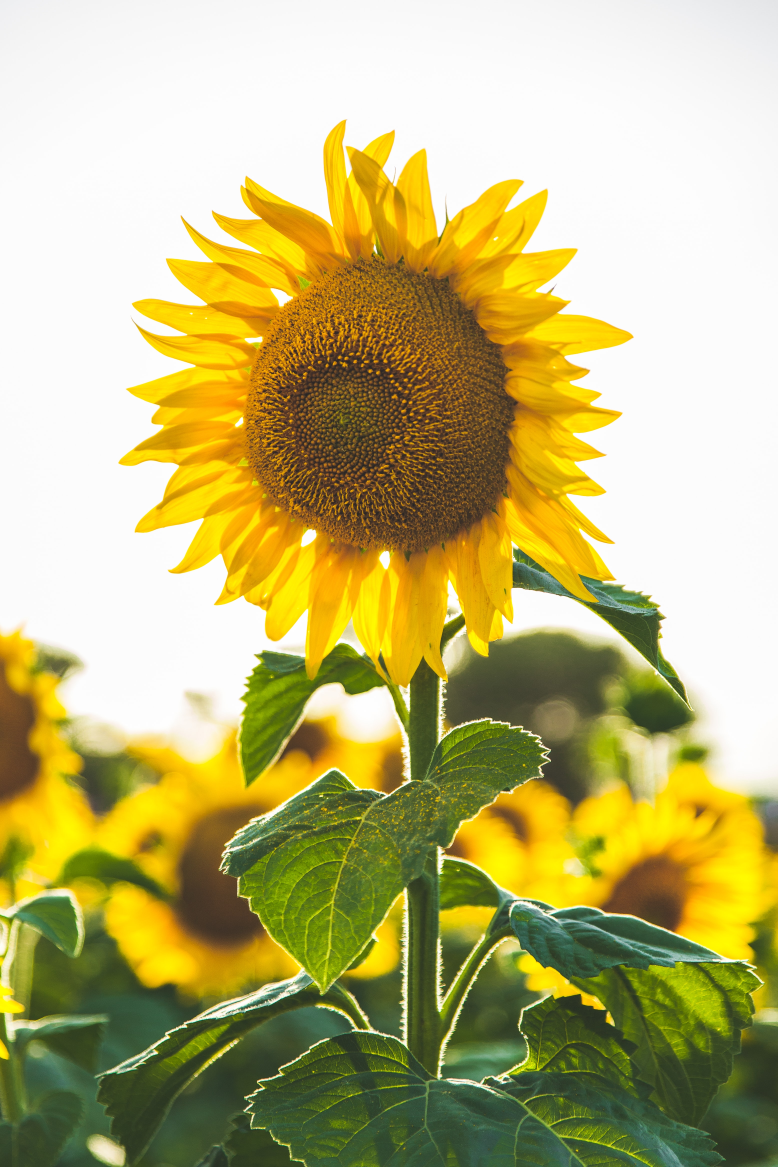
#> input picture Flowers/flower2.jpg, 3112 x 4668 px (shown at 1/4 size)
$ python main.py Flowers out
#> lines starting #> are read from the running program, lines starting #| are printed output that depends on the picture
#In this project we want to do image processing
from PIL import Image,ImageFilter
img = Image.open('./Flowers/flower2.jpg')
#> img is the input picture: PIL image 3112x4668 RGB; mean R, G, B 187.9, 179.2, 116.8
print(img)	#image object
#| <PIL.JpegImagePlugin.JpegImageFile image mode=RGB size=3112x4668 at 0x7F66AE089010>
print(img.format)	#image format
#| JPEG
print(img.size)	#image size
#| (3112, 4668)
print(img.mode)	#image mode
#| RGB
print(dir(img))	#image dir
#> (printed output is left out)

#Adding "BLUR" Filter to Image
filtered_img = img.filter(ImageFilter.BLUR)
filtered_img.save("blur.png",'png')

#Adding "SMOOTH" Filter to Image: WE NEED PNG FORMAT
#Adding "SHARPEN" Filter to Image: WE NEED PNG FORMAT

#Convert jpeg format to png format
filtered2_img = img.convert('L')
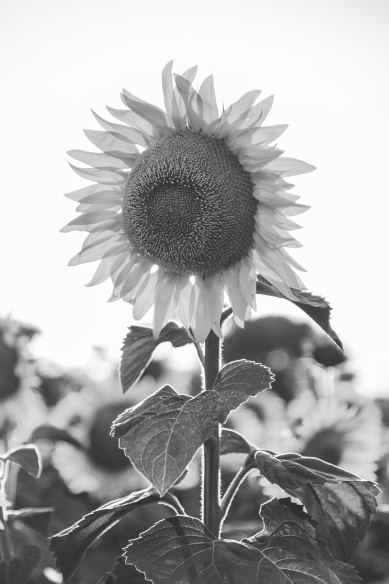
#> filtered2_img: PIL image 3112x4668 L (shown at 1/8 size); min 28, max 255, mean 174.7
filtered2_img.save("grey.png", 'png')
filtered2_img.show()	#show image in a seprate page

#Rotate image
rotate_img = filtered2_img.rotate(90)
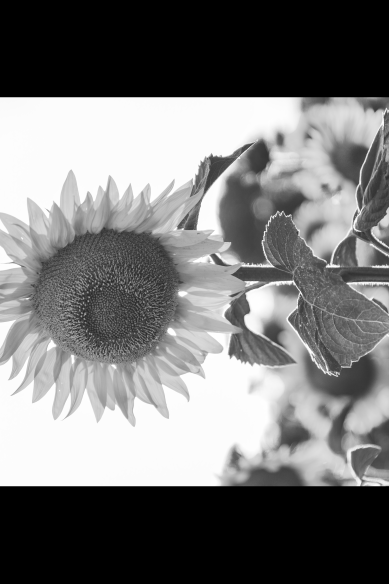
#> rotate_img: PIL image 3112x4668 L (shown at 1/8 size); min 0, max 255, mean 118.9
rotate_img.save("rotate.png", 'png')

#Resize image
resize = filtered2_img.resize((300,300))
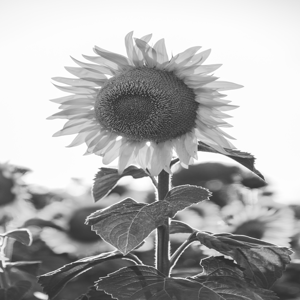
#> resize: PIL image 300x300 L; min 41, max 255, mean 174.7
resize.save("resize.png", 'png')

#Crop image
box = (100, 100, 1800, 1800)
region = filtered2_img.crop(box)
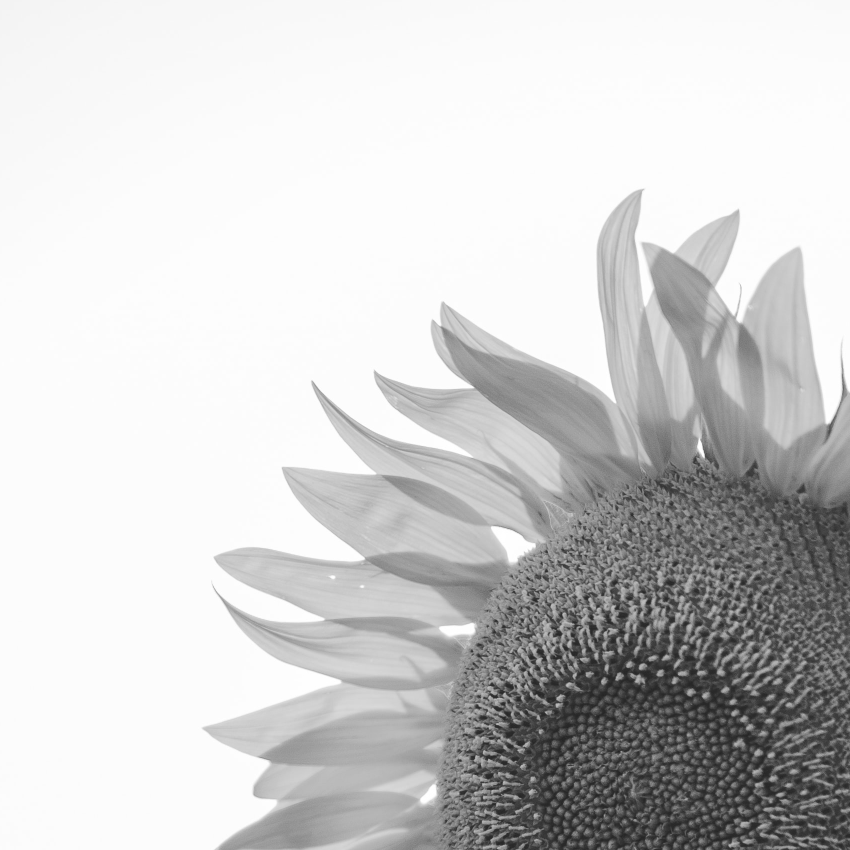
#> region: PIL image 1700x1700 L (shown at 1/2 size); min 31, max 255, mean 206.6
region.save("crop.png", 'png')

#Working on astro.jpg for correct resizing (using thumbnail) and write in thumbnail.jpg
#> (the run stopped early here; a loop or call above may not have finished)

$ run again, with Flowers/flower1.jpg copied over Flowers/flower2.jpg
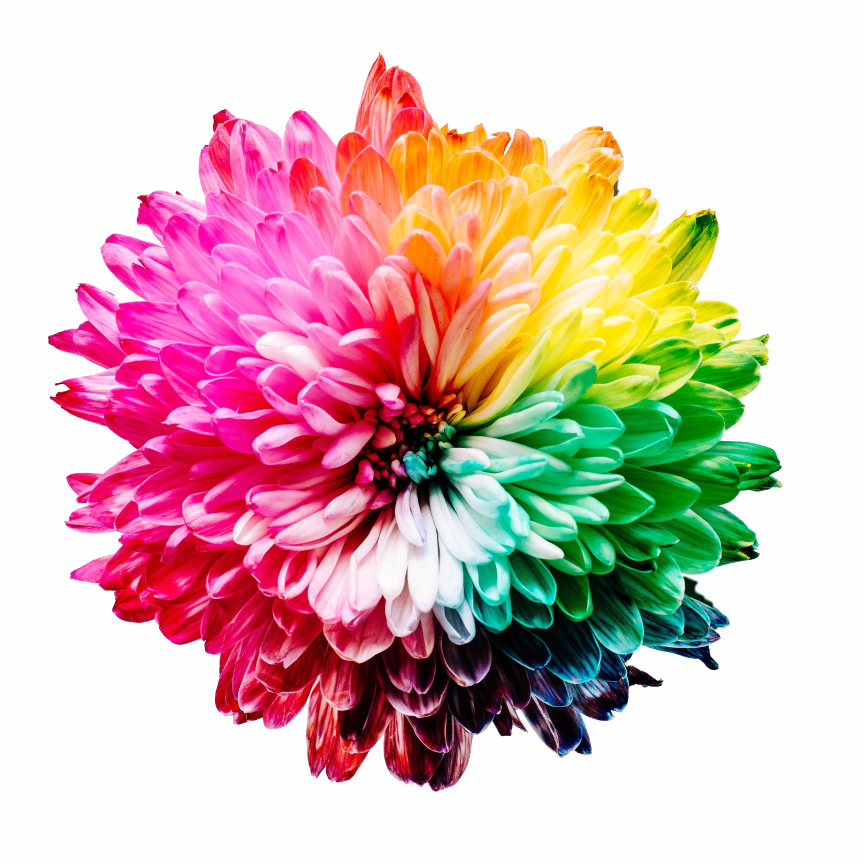
#> input picture Flowers/flower1.jpg, 3456 x 3456 px (shown at 1/4 size)
#> img is the input picture: PIL image 3456x3456 RGB; mean R, G, B 216.4, 186.7, 182.9
#| <PIL.JpegImagePlugin.JpegImageFile image mode=RGB size=3456x3456 at 0x7F66AE079810>
#| JPEG
#| (3456, 3456)
#| RGB
#> (printed output is left out)
#> `rotate_img = filtered2_img.rotate(90)`:
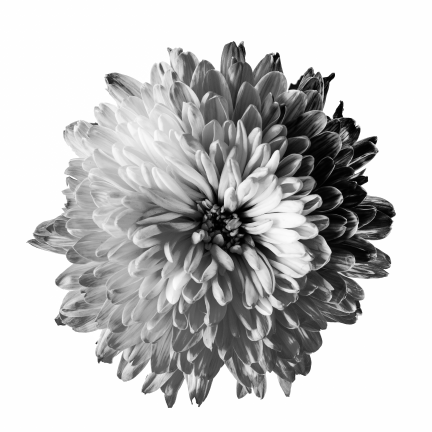
#> rotate_img: PIL image 3456x3456 L (shown at 1/8 size); min 0, max 255, mean 195.1
#> `region = filtered2_img.crop(box)`:
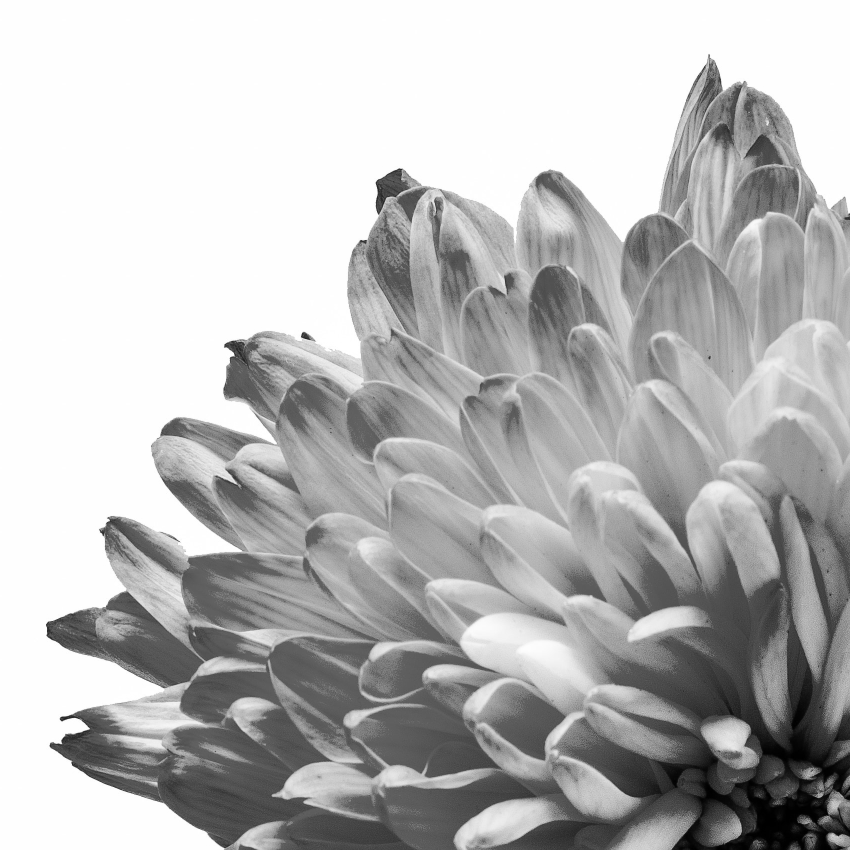
#> region: PIL image 1700x1700 L (shown at 1/2 size); min 0, max 255, mean 184.7

$ run again, with Flowers/flower3.jpg copied over Flowers/flower2.jpg
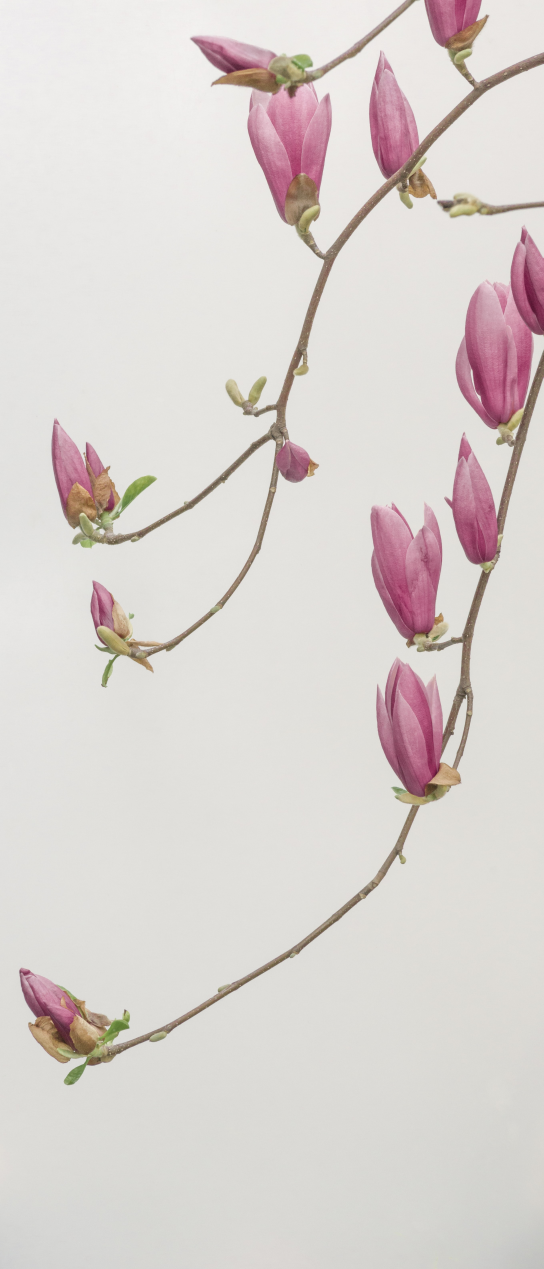
#> input picture Flowers/flower3.jpg, 2719 x 6345 px (shown at 1/5 size)
#> img is the input picture: PIL image 2719x6345 RGB; mean R, G, B 218.2, 211.5, 208.6
#| <PIL.JpegImagePlugin.JpegImageFile image mode=RGB size=2719x6345 at 0x7F66AE08FB90>
#| JPEG
#| (2719, 6345)
#| RGB
#> (printed output is left out)
#> `rotate_img = filtered2_img.rotate(90)`:
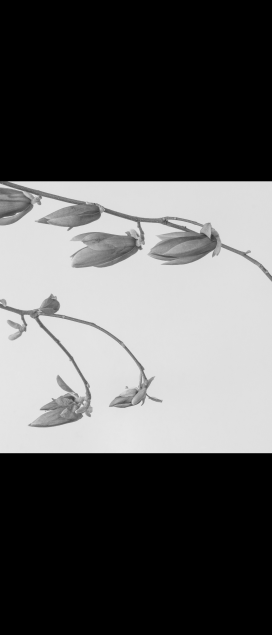
#> rotate_img: PIL image 2719x6345 L (shown at 1/10 size); min 0, max 249, mean 90.5
#> `region = filtered2_img.crop(box)`:
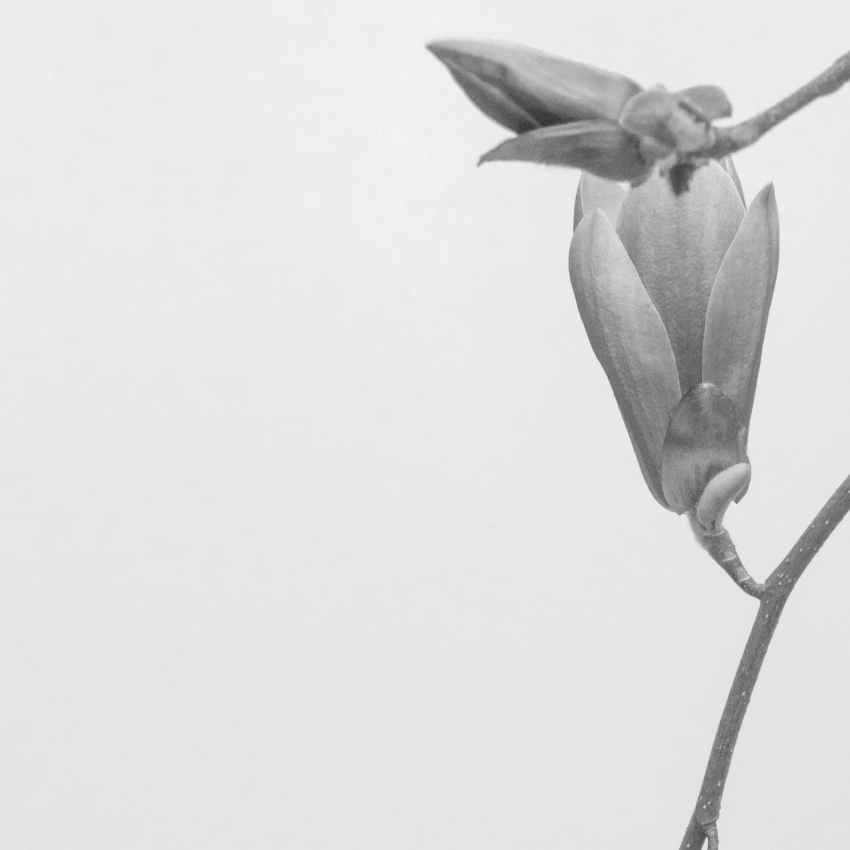
#> region: PIL image 1700x1700 L (shown at 1/2 size); min 40, max 245, mean 221.3
